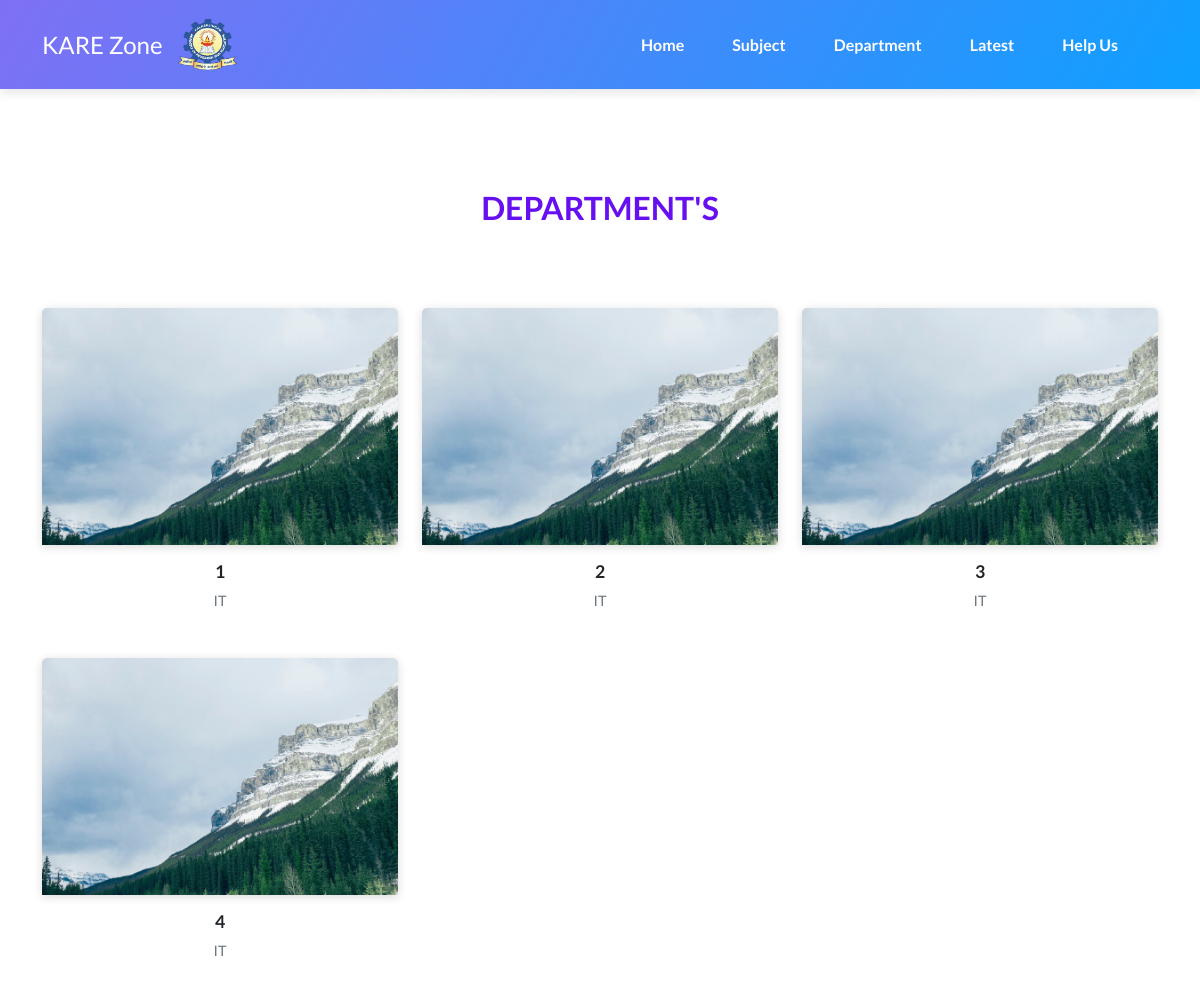
Screenshot of /yeardept.php?deptid=1 with the database file from the repository.
### tables this page shows
CREATE TABLE `dept` (
  `deptid` int NOT NULL,
  `name` varchar(350) NOT NULL,
  `descri` varchar(5000) NOT NULL,
  `imgpath` varchar(5000) NOT NULL,
  `link` varchar(4000) NOT NULL
);

CREATE TABLE `year` (
  `yearid` int NOT NULL,
  `desci` varchar(5000) NOT NULL,
  `imgpath` varchar(5000) NOT NULL,
  `link` varchar(5000) NOT NULL,
  `name` varchar(500) NOT NULL
);

### yeardept.php (the view, shortened to what this page needs)
<?php
include('includes/header.php');
?>
<main class="page projects-page">
<section class="portfolio-block projects-cards">
    <div class="container">
        <div class="heading">
            <h2 style="color: var(--bs-indigo);">DEPARTMENT's </h2>
        </div>
        <div class="row">
            <?php
        $sql = "SELECT dept.name, year.yearid , dept.imgpath FROM dept JOIN year ON dept.deptid = '$_GET[deptid]' ;";
        $all_course = mysqli_query($conn,$sql);
        while ($course = mysqli_fetch_array($all_course,MYSQLI_ASSOC)):;
        ?>
        <div class="col-md-6 col-lg-4">
        <div class="card border-0"><a href="subjectyear.php?<?php echo"name=$course[name]&deptid=$_GET[deptid]&yearid=$course[yearid]"?>"><img class="card-img-top scale-on-hover" src="assets/img/dept/<?php echo $course['imgpath'];?>" alt="Card Image"></a>
                <div class="card-body">
                    <h6><a href="CSE/index.html"> <?php echo $course['yearid'];?></a></h6>
                    <p class="text-muted card-text"><?php echo $course['name'];?> </p>
                </div>
            </div>
        </div>
        <?php
        endwhile;
?>

### rows the page displays
dept: imgpath (picture), year.yearid "1", name "IT", year.yearid "2", year.yearid "3", year.yearid "4"
